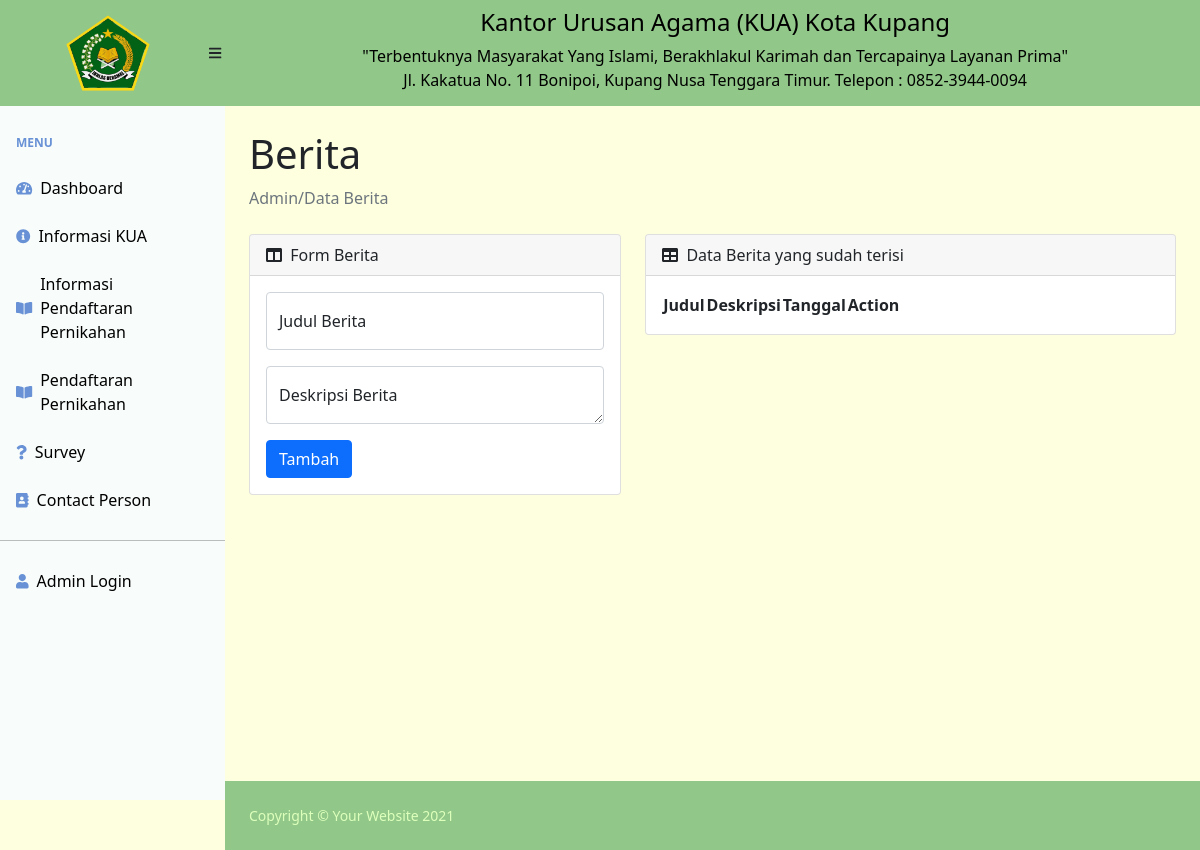
Page /index.php/admin/page/news on the earlier database version.
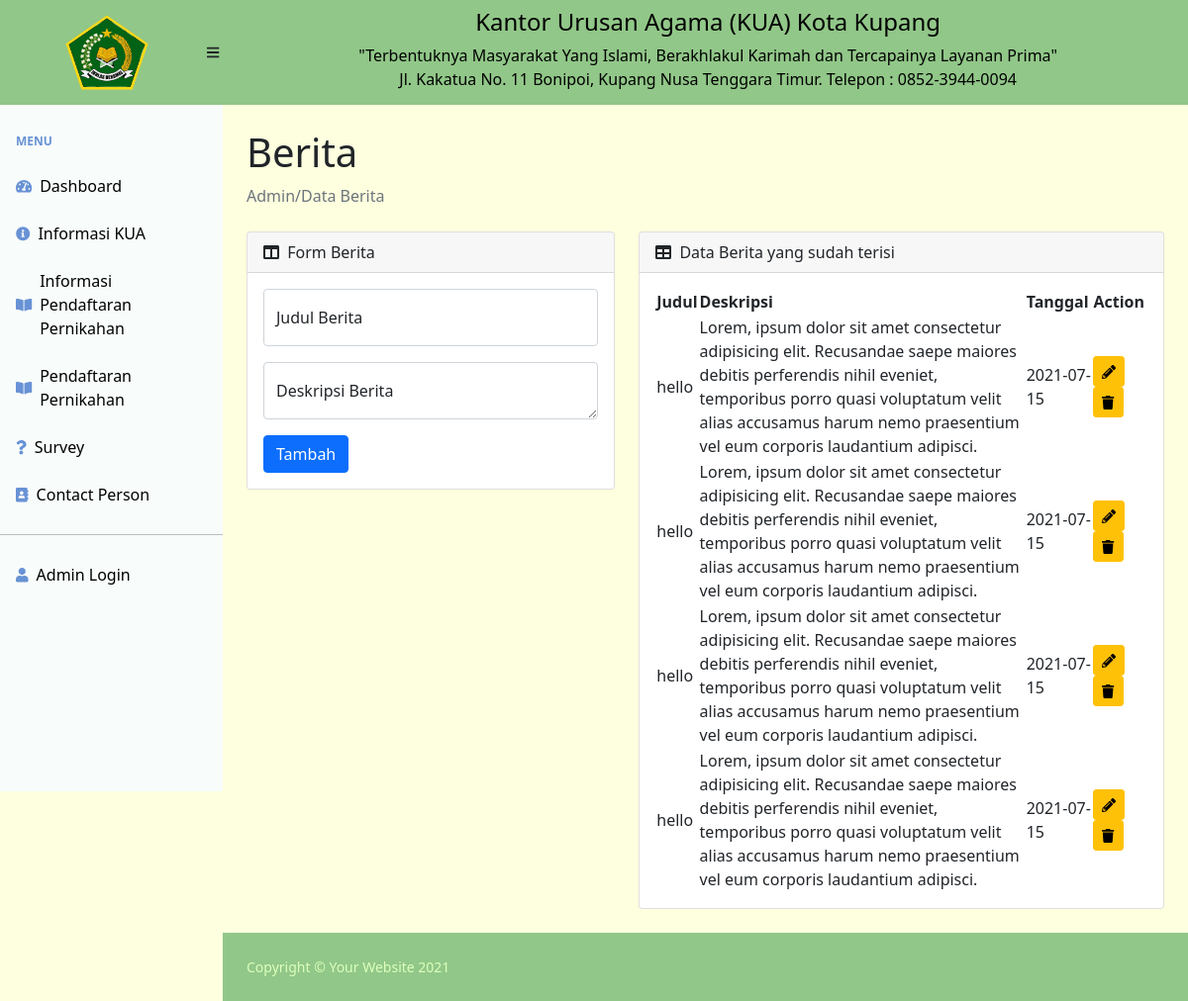
Same page on the later database version.
### tables this page shows
CREATE TABLE `berita` (
  `id` int(11) NOT NULL,
  `judul` varchar(50) NOT NULL,
  `deskripsi` text NOT NULL,
  `tanggal` date NOT NULL
);

### application/controllers/admin/Page.php (called while the page is built, shortened)
<?php
class Page extends CI_Controller
{
	public function __construct()
	{
		$this->load->model('m_admin');
	}
	public function news()
	{
		$data = [
			'title' => 'Admin KUA | News',
			'data' => $this->m_admin->get('berita'),
			'editPage' => false
		];
		$this->load->view('admin/news', $data);
	}
}

### index.php (called while the page is built, shortened)
<?php
require_once BASEPATH.'core/CodeIgniter.php';

### application/models/M_admin.php (called while the page is built, shortened)
<?php
class M_admin extends CI_Model
{
    public function get($table)
    {
        $this->db->from($table);
        return $this->db->get()->result();
    }
}

### application/views/admin/news.php (the view, shortened to what this page needs)
<?php
require_once(__ROOT__ . '/header.php');
?>
<h1 class="mt-4">Berita</h1>
<ol class="breadcrumb mb-4">
    <li class="breadcrumb-item active">Admin/Data Berita</li>
</ol>
<div class="row">
    <div class="col-md-5">
        <div class="card mb-4">
            <div class="card-header">
                <i class="fas fa-columns me-1"></i>
                Form Berita
            </div>
            <div class="card-body">
                <?php if ($editPage == false) { ?>
                    <form method="POST" action=" <?= base_url('admin/insert/insert_news') ?>">
                        <div class="form-floating mb-3">
                            <input class="form-control" id="judul" type="text" placeholder="judul" name="judul" />
                            <label for="judul">Judul Berita</label>
                        </div>
                        <div class="form-floating mb-3">
                            <textarea class="form-control" id="Deskripsi" placeholder="Deskripsi Berita" name="deskripsi"></textarea>
                            <label for="Deskripsi">Deskripsi Berita</label>
                        </div>
                        <button class="btn btn-primary">Tambah</button>
                    </form>
                <?php } ?>
            </div>
        </div>
    </div>
    <div class="col-md-7">
        <div class="card mb-4">
            <div class="card-header">
                <i class="fas fa-table me-1"></i>
                Data Berita yang sudah terisi
            </div>
            <div class="card-body">
                <table id="datatablesSimple">
                    <thead>
                        <tr>
                            <th>Judul</th>
                            <th>Deskripsi</th>
                            <th>Tanggal</th>
                            <th>Action</th>
                        </tr>
                    </thead>
                    <tbody>
                        <?php foreach ($data as $d) : ?>
                            <tr>
                                <td><?= $d->judul ?></td>
                                <td><?= $d->deskripsi ?></td>
                                <td><?= $d->tanggal ?></td>
                                <td>
                                    <a href="<?= base_url('admin/page/edit_news/' . $d->id) ?>" class="btn btn-warning btn-sm"><i class="fa fa-pencil-alt" aria-hidden="true"></i></a>
                                    <a href="<?= base_url('admin/delete/delete_news/' . $d->id) ?>" class="btn btn-warning btn-sm"><i class="fa fa-trash" aria-hidden="true"></i></a>
                                </td>
                            </tr>
                        <?php endforeach; ?>
                    </tbody>
                </table>
            </div>
        </div>
    </div>
</div>
<?php
require_once(__ROOT__ . '/footer.php');
?>

Differences in the rows shown:
added berita: judul "hello", deskripsi "Lorem, ipsum dolor sit amet consectetur adipisicing elit. Recusandae saepe maiores debitis perferendis nihil eveniet, temporibus porro quasi voluptatum velit alias accusamus harum nemo praesentium vel eum corporis laudantium adipisci.", tanggal "2021-07-15"
added berita: judul "hello", deskripsi "Lorem, ipsum dolor sit amet consectetur adipisicing elit. Recusandae saepe maiores debitis perferendis nihil eveniet, temporibus porro quasi voluptatum velit alias accusamus harum nemo praesentium vel eum corporis laudantium adipisci.", tanggal "2021-07-15"
added berita: judul "hello", deskripsi "Lorem, ipsum dolor sit amet consectetur adipisicing elit. Recusandae saepe maiores debitis perferendis nihil eveniet, temporibus porro quasi voluptatum velit alias accusamus harum nemo praesentium vel eum corporis laudantium adipisci.", tanggal "2021-07-15"
added berita: judul "hello", deskripsi "Lorem, ipsum dolor sit amet consectetur adipisicing elit. Recusandae saepe maiores debitis perferendis nihil eveniet, temporibus porro quasi voluptatum velit alias accusamus harum nemo praesentium vel eum corporis laudantium adipisci.", tanggal "2021-07-15"
